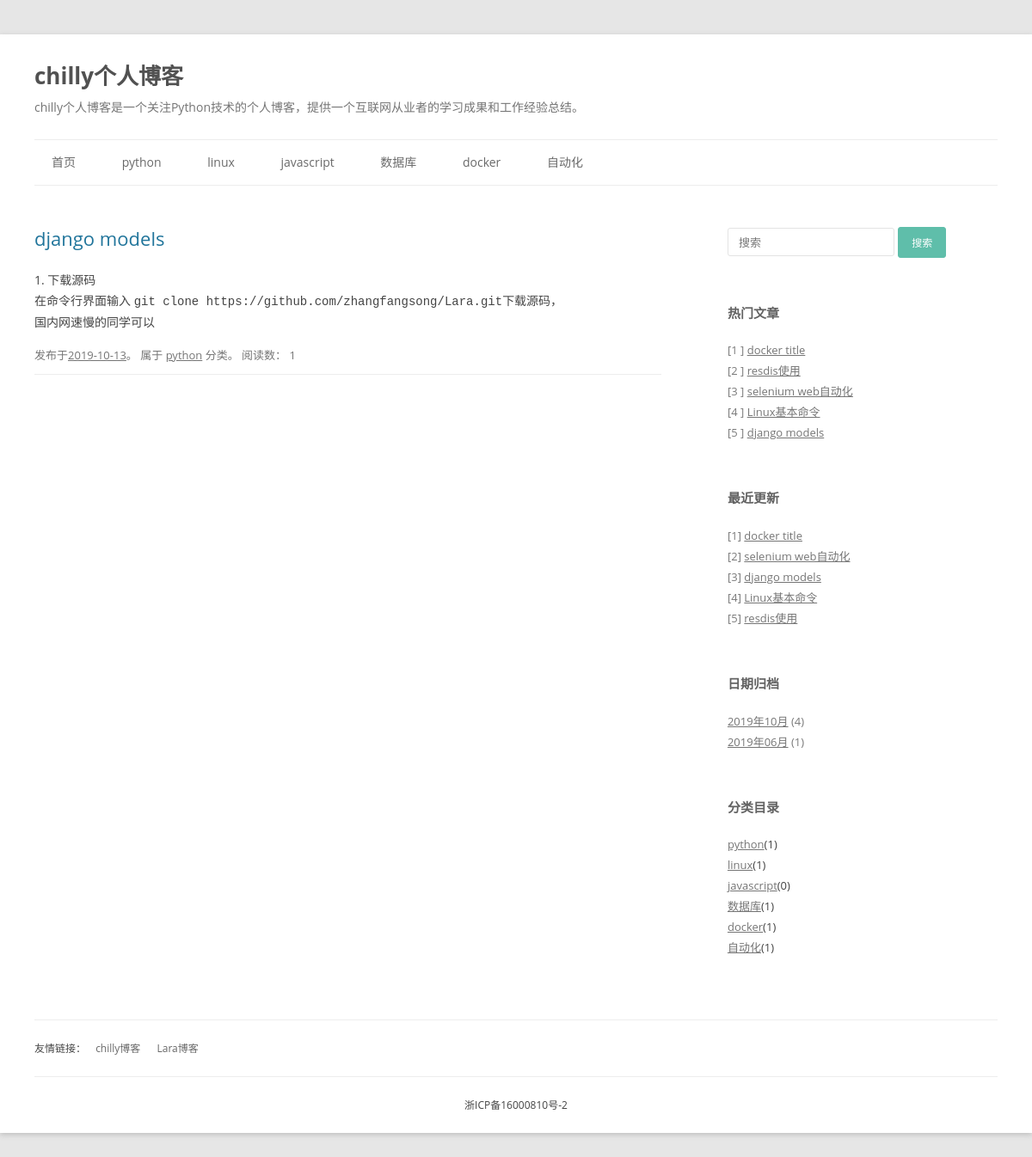
Page /blog/type/3 on the committed database.
### blog/models.py (models this page shows, shortened)
class BlogType(models.Model):
    type_name = models.CharField(max_length = 32, verbose_name = '文章类型')
    class Meta:
        verbose_name = "博文类型"
        verbose_name_plural = "博文类型"
    def __str__(self):
        return self.type_name

class Blog(models.Model):
    title = models.CharField(max_length = 100, verbose_name = '文章标题')
    content = RichTextField(verbose_name = '内容')
    blog_type = models.ForeignKey(BlogType, on_delete = models.CASCADE, verbose_name = '文章类型')
    update_time = models.DateTimeField( verbose_name = '更新时间')
    read_count  = models.IntegerField(default = 0, verbose_name = '文章阅读数')
    class Meta:
        ordering = ('-update_time',)
        verbose_name = "博文"
        verbose_name_plural = "博文"

### blog/views.py (the view)
# urls.py: path('type/<int:type_id>', views.get_blog_by_type, name = "type" ),
def get_blog_by_type(request, type_id):
    context = {}
    blog_type = get_object_or_404(BlogType, id=type_id)
    blogs_with_type = blog_type.blog_set.all()
    context['blogs_with_type'] = blogs_with_type
    blog_types = BlogType.objects.all()
    context['blog_types'] = blog_types
    context['latest_blogs'] = Blog.objects.all().order_by('-update_time')[:5]
    context['hot_blogs'] = Blog.objects.all().order_by('-read_count', '-update_time')[:5]
    date_count_dict = {}
    blog_dates = Blog.objects.dates('update_time', 'month', order='DESC')
    for blog_date in blog_dates:
        count = Blog.objects.filter(update_time__year=blog_date.year, update_time__month=blog_date.month).count()
        date_count_dict[blog_date] = count
    context['date_count_dict'] = date_count_dict
    return render(request, 'blog/type.html', context)

### blog/templates/blog/type.html (shortened to what this page needs)
{% load static %}
<!DOCTYPE html>
<html lang="zh-CN">
{% include 'blog/header.html' %}
<body class="home blog custom-background custom-font-enabled single-author">
	<div id="page" class="hfeed site">
		<header id="masthead" class="site-header" role="banner">
			{% include 'blog/title.html' %}
			{% include 'blog/nav.html' %}
		</header>
		<div id="main" class="wrapper">
			<div id="primary" class="site-content">
				<div id="content" role="main">
					{% for blog in blogs_with_type %}
					<article>
						<header class="entry-header">
							<h1 class="entry-title">
								<a href="{% url 'detail' blog.id %}" title="{{blog.title}}" rel="bookmark">{{blog.title}}</a>
							</h1>
						</header>
						<div class="entry-content">{{blog.content | safe | truncatechars_html:100}}</div>
						<footer class="entry-meta">
							发布于<a href="#" title="{{ blog.update_time | date:"Y-m-d" }}" rel="bookmark"><time class="entry-date" datetime="{{ blog.update_time | date:"Y-m-d" }}">{{ blog.update_time | date:"Y-m-d" }}</time></a>。
							属于 <a href="#" title="查看 {{blog.blog_type}}中的全部文章" rel="category">{{blog.blog_type}}</a> 分类。
							阅读数： {{ blog.read_count }}
						</footer>
					</article>
					{% endfor %}
				</div>
			</div>
			{% include 'blog/aside.html' %}
		</div>
		{% include 'blog/footer.html' %}
	</div>
</body>
</html>

### blog/templates/blog/nav.html (shortened to what this page needs)
<nav id="site-navigation" class="main-navigation" role="navigation">
			<ul class="nav-menu">
				<li><a href="/">首页</a></li>
				{% for type in blog_types %}
					<li>
						<a href="{% url 'type' type.id %}">{{ type.type_name }}</a>
					</li>
				{% endfor %}
            </ul>
		</nav>

### blog/templates/blog/aside.html (shortened to what this page needs)
<div id="secondary" class="widget-area" role="complementary">
            <aside id="search-2" class="widget widget_search">
				<form role="search" id="searchform" action="" method="post">
					<div>
						<input placeholder="搜索" type="text" name="keywords" id="s">
						<input type="submit" class="btn btn-default" id="searchsubmit" value="搜索">
					</div>
				</form>
			</aside>
			<aside id="recent-posts-2" class="widget widget_recent_entries">
				<h3 class="widget-title">热门文章</h3>
				<ul>
					{% for blog in hot_blogs %}
					<li><font style="color:#7a7a7a;">[{{ forloop.counter }} ]</font>&nbsp;<a href="{% url 'detail' blog.id %}" title="{{ blog.title }}">{{ blog.title }}</a></li>
					{% endfor %}
				</ul>
			</aside>
			<aside class="widget widget_recent_entries">
				<h3 class="widget-title">最近更新</h3>
				<ul>
					{% for blog in latest_blogs %}
					<li><font style="color:#7a7a7a;">[{{ forloop.counter }}]</font>&nbsp;<a href="{% url 'detail' blog.id %}" title="{{ blog.title }}">{{ blog.title }}</a></li>
					{% endfor %}
				</ul>
			</aside>
			<aside id="archives-2" class="widget widget_archive">
				<h3 class="widget-title">日期归档</h3>
				<ul>
                    {% for blog_date,count in date_count_dict.items  %}
                    <li><a href="{% url 'date' blog_date.year blog_date.month%}" title="{{ blog_date }}">{{ blog_date | date:"Y年m月"  }}</a>&nbsp;<font style="color:#7a7a7a;">({{count}})</font></li>
                    {% endfor %}
                </ul>
			</aside>
			<aside id="categories-2" class="widget widget_categories">
				<h3 class="widget-title">分类目录</h3>
				<ul>
					{% for type in blog_types %}
						<li class="cat-item cat-item-2"><a href="{% url 'type' type.id %}" title="{{ type.type_name }}">{{ type.type_name }}</a>({{type.blog_set.count}})</li>
					{% endfor %}
				</ul>
			</aside>
</div>

### blog/templates/blog/header.html (style rules this page uses)
body.custom-background { background-color: #e6e6e6; }

### rows in the picture
BlogType: type_name "python", blog_set.count "1"
BlogType: type_name "linux", blog_set.count "1"
BlogType: type_name "javascript", blog_set.count "0"
BlogType: type_name "数据库", blog_set.count "1"
BlogType: type_name "docker", blog_set.count "1"
BlogType: type_name "自动化", blog_set.count "1"
Blog: title "django models", content "1. 下载源码 在命令行界面输入 git clone https://github.com/zhangfangsong/Lara.git 下载源码， 国内网速慢的同学可以", update_time "2019-10-13", blog_type "python", read_count "1"
Blog: title "docker title"
Blog: title "resdis使用"
Blog: title "selenium web自动化"
Blog: title "Linux基本命令"

### other values in the picture
{{ blog_date | date:"Y年m月" }} "2019年10月" "2019年06月"
{{ count }} "4" "1"
